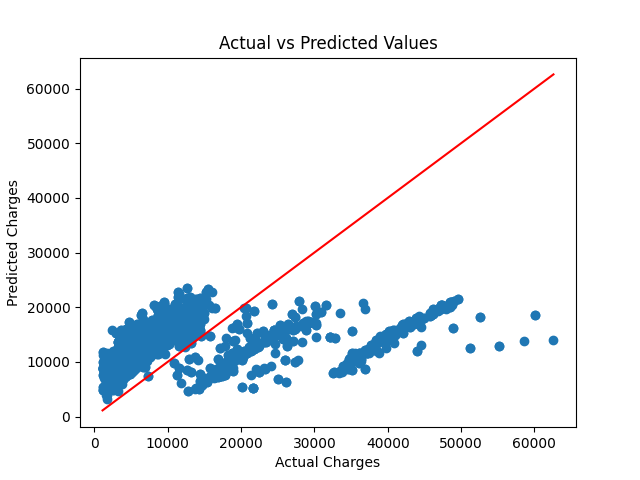

Source code (Python):
import pandas as pd
import numpy as np
import matplotlib.pyplot as plt
from sklearn.linear_model import LinearRegression
from sklearn.metrics import r2_score
def main():
    print("\n" + "=" * 70)
    print("LINEAR REGRESSION - FEATURE IMPACT ANALYSIS")
    print("=" * 70)
    df = pd.read_csv("/Users/aaronrao/Desktop/projects/Global Coding Challenge/day17.csv")
    X = df[["age", "bmi", "children"]]
    y = df["charges"]
    model = LinearRegression()
    model.fit(X, y)
    predictions = model.predict(X)
    r2 = r2_score(y, predictions)
    print(f"\nR² Score: {r2:.4f}")
    print("\nFeature Impact (Coefficients):")
    for feature, coef in zip(X.columns, model.coef_):
        print(f"{feature}: {coef:.2f}")
    plt.scatter(y, predictions)
    plt.xlabel("Actual Charges")
    plt.ylabel("Predicted Charges")
    plt.title("Actual vs Predicted Values")
    plt.plot([y.min(), y.max()], [y.min(), y.max()], color="red")
    plt.show()
if __name__ == "__main__":
    main()
